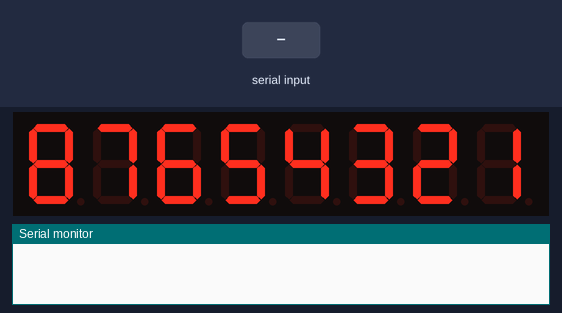
Recording of a sketch running on a simulated Arduino Uno, built with avr-gcc and run on an emulated ATmega328P. Shown: 8-digit seven-segment display, the last lines printed to the serial monitor. The test bench sets the inputs (shaded band).

Above: at 1.2 s.
1.3 s: "90,45\n" received over Serial
At 2.3 s:
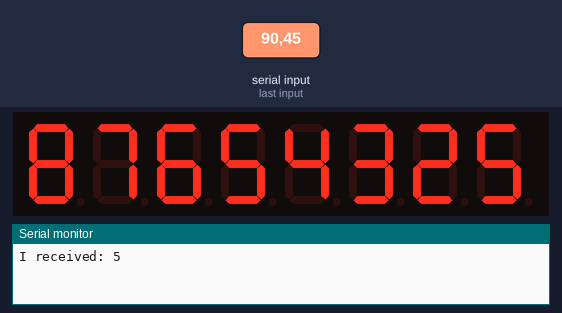
2.8 s: "30,150\n" received over Serial
At 3.5 s:
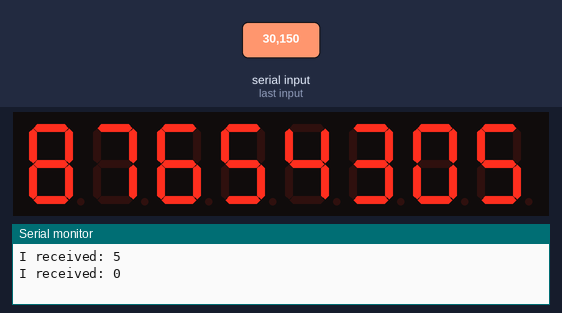
Timing chart, 0 to 5.8 s (numbered marks = the images above; inputs shaded):
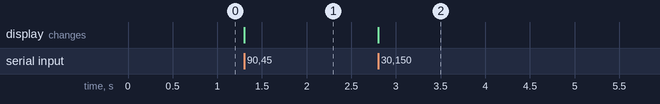

Measured:
- after the input at 1.3 s, the display: changes at once (image 1)
- after the input at 2.8 s, the display: changes at once (image 2)

The sketch:

serialControl.ino
```cpp
#include "LedControl.h"
String inString = "";
int pos = 0;
// Arduino Pin 12 to DIN, 11 to Clk, 10 to LOAD, no.of devices is 1
LedControl lc = LedControl(12,11,10,1);
void setup() {
    Serial.begin(115200);
    // Initialize the MAX7219 device
    lc.shutdown(0, false); // Enable display
    lc.setIntensity(0, 10); // Set brightness level (0 is min, 15 is max)
    lc.clearDisplay(0); // Clear display register
    for (int i = 0; i < 8; i++) {
        lc.setDigit(0, i, i + 1, false);
    }
}
void loop() {

    // send data only when you receive data:
    if (Serial.available() > 0) {
        int inChar = Serial.read();
        if (isDigit(inChar)) {
            inString = (char) inChar;
        }

        if (inChar == '\n') {
            int x = inString.toInt();
            Serial.print("I received: ");
            Serial.println(x);
            lc.setDigit(0, pos, x, false);
            pos++;
            if (pos > 7) {
                pos = 0;
            }
        }
    }
}

//To connect through Linux Shell
//stty raw -echo < /dev/ttyUSB0 #activate connection
//while [ 1 ];do for i in `seq 0 9`;do for x in `seq 0 9`;do echo $i > /dev/ttyUSB0;sleep .05;done;done;done #this loops through all digits
```
